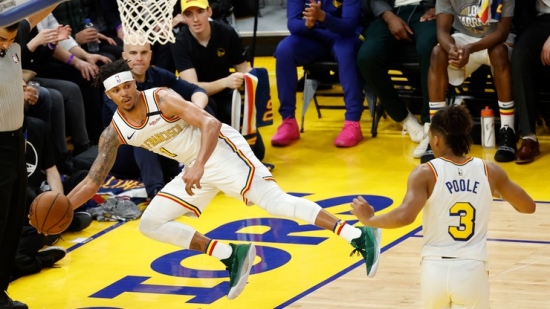
#> input picture zdjecia/1.jpg, 550 x 309 px, found by its file name
$ jupyter execute 'zabawa - pilka na podstawie hsv.ipynb'
#> lines starting #> are read from the running program, lines starting #| are printed output that depends on the picture; after the words box and inside, x2 and y2 are one past the last pixel; in counts of white or black regions, pixels touching at a corner belong together
[cell 1]
import cv2
import numpy as np

# Wczytanie obrazu
image = cv2.imread("1.jpg")
#> image is the input picture: shape (309, 550, 3); mean B, G, R 78, 114.8, 129.9

# Konwersja obrazu do przestrzeni barw HSV
hsv = cv2.cvtColor(image, cv2.COLOR_BGR2HSV)
#> hsv: shape (309, 550, 3); mean H, S, V 43.5, 125.2, 136.5

# Definicja zakresu kolorów piłki w przestrzeni barw HSV
lower_color = np.array([10, 170, 80])
upper_color = np.array([15, 255, 200])

# Wykrywanie pikseli odpowiadających kolorowi piłki
mask = cv2.inRange(hsv, lower_color, upper_color)
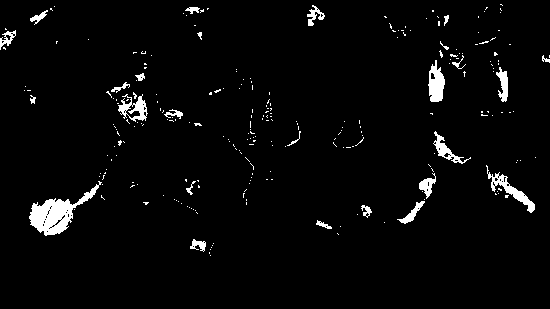
#> mask: shape (309, 550); 3.2% white; 254 white regions (228 under 20 px), largest, box (x1, y1, x2, y2) and area: (29, 181, 102, 236) 1334, (486, 165, 535, 213) 480, (428, 60, 445, 102) 469
# cv2.imshow("Image", mask)

# Erozja i dylatacja w celu usunięcia szumów
kernel = np.array([[0,0,1,0,0],[0,1,1,1,0],[1,1,1,1,1],[0,1,1,1,0],[0,0,1,0,0]], np.uint8)
kernel2 = np.array([[0,1,0],[1,1,1],[0,1,0]], np.uint8)
# mask = cv2.erode(mask, None, iterations=1)
# cv2.imshow("Image", mask)
# mask = cv2.dilate(mask, kernel, iterations=1)
mask = cv2.dilate(mask, None, iterations=2)
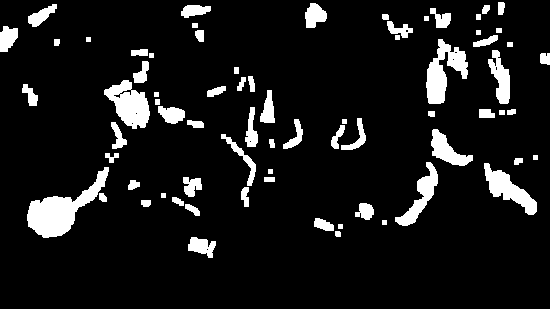
#> mask: shape (309, 550); 9.4% white; 72 white regions, largest, box (x1, y1, x2, y2) and area: (27, 167, 109, 238) 2124, (426, 39, 468, 104) 1344, (104, 80, 150, 129) 1305
mask = cv2.erode(mask, None, iterations=4)
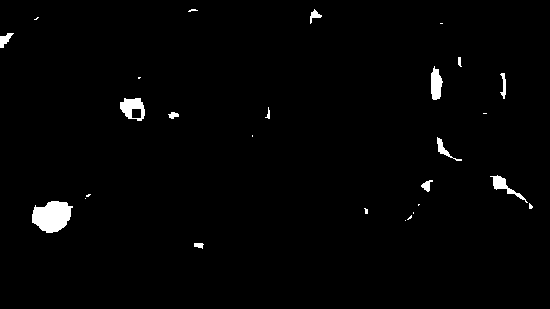
#> mask: shape (309, 550); 1.5% white; 27 white regions (14 under 20 px)
# mask = cv2.dilate(mask, kernel, iterations=1)
# mask = cv2.Canny(mask, 50, 150)
cv2.imshow("Image", mask)

# Znalezienie konturów piłki
contours, _ = cv2.findContours(mask.copy(), cv2.RETR_EXTERNAL, cv2.CHAIN_APPROX_SIMPLE)
#> contours = 27 contours, 16 with area under 20; largest, box (x1, y1, x2, y2) and area: (32, 201, 73, 233) 888, (120, 98, 145, 121) 396, (431, 66, 443, 100) 254, (490, 175, 528, 203) 200, (437, 137, 462, 161) 99

# Rysowanie okręgów wokół wykrytych konturów
for contour in contours:
    # Wykluczenie zbyt małych konturów
    if cv2.contourArea(contour) > 300:
        # Dopasowanie okręgu do konturu
        (x, y), radius = cv2.minEnclosingCircle(contour)
        center = (int(x), int(y))
        radius = int(radius)
        # Rysowanie okręgu
        cv2.circle(image, center, radius, (0, 255, 0), 2)
#> this loop made 27 passes
#> (x, y, radius, center) on pass 18: (131.9, 109.4, 14, (131, 109))
#> (x, y, radius) on pass 8: (52, 214, 21)
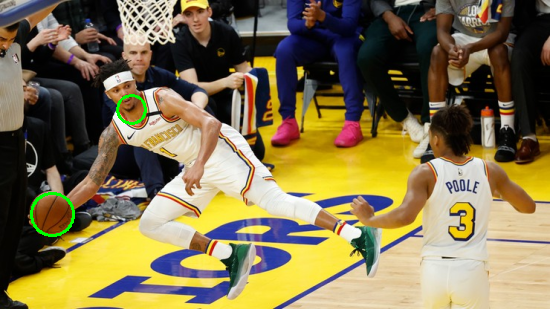
#> image: shape (309, 550, 3); 0.39% of pixels changed, all inside (x1, y1, x2, y2) = (30, 94, 147, 237)

# Wyświetlenie obrazu z wykrytymi obiektami
cv2.imshow("Image", image)
cv2.waitKey(0)
cv2.destroyAllWindows()

$ run again, with zdjecia/2.jpg copied over zdjecia/1.jpg
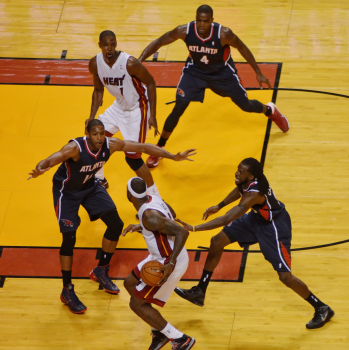
#> input picture zdjecia/2.jpg, 349 x 350 px, found by its file name
#> image is the input picture: shape (350, 349, 3); mean B, G, R 47.5, 128, 169.3
#> hsv: shape (350, 349, 3); mean H, S, V 30.5, 175.7, 169.7
#> `mask = cv2.erode(mask, None, iterations=4)`:
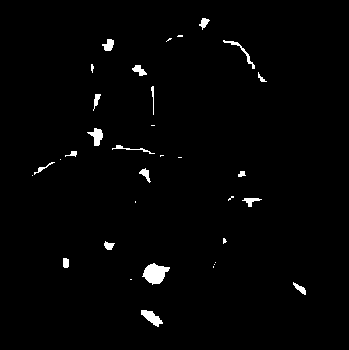
#> mask: shape (350, 349); 1.5% white; 34 white regions (15 under 20 px)
#> contours = 34 contours, 17 with area under 20; largest, box (x1, y1, x2, y2) and area: (142, 263, 170, 285) 338, (141, 310, 163, 327) 156, (87, 128, 103, 146) 124, (102, 39, 114, 51) 76, (223, 40, 255, 69) 75
#> the loop `for contour in contours:` made 34 passes
#> (x, y, radius, center) on pass 6: (155.5, 271.5, 14, (155, 271))
#> after the loop `for contour in contours:`:
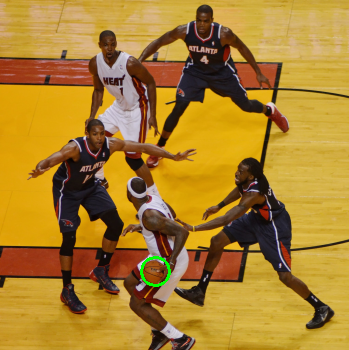
#> image: shape (350, 349, 3); 0.21% of pixels changed, all inside (x1, y1, x2, y2) = (140, 256, 171, 287)
